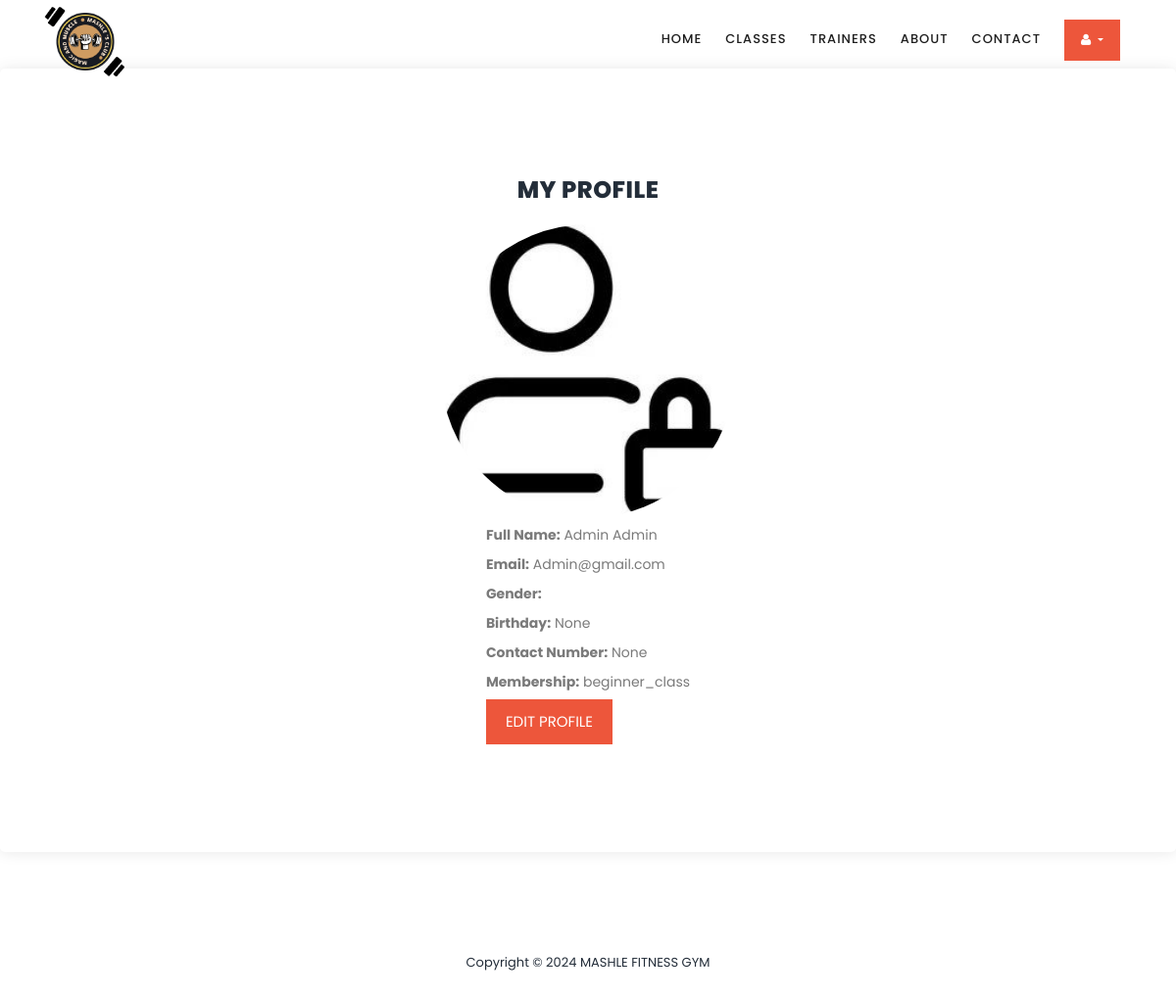
Page /profile (signed in) on the committed database.
### GymApp/models.py (models this page shows, shortened)
class UserProfile(models.Model):
    user = models.OneToOneField(User, on_delete=models.CASCADE)
    display_photo = models.ImageField(upload_to='profile_pics/', default='default.jpg')
    gender = models.CharField(max_length=10, choices=[('Male', 'Male'), ('Female', 'Female'), ('Other', 'Other')], blank=True)
    birthday = models.DateField(null=True, blank=True)
    contact_number = models.CharField(max_length=15, null=True, blank=True)
    membership_choices = [
        ('no_class', 'No Class'),
        ('beginner_class', 'Beginner Class'),
        ('intermediate_class', 'Intermediate Class'),
        ('master_class', 'Master Class'),
    ]
    membership = models.CharField(max_length=20, choices=membership_choices, default='no_class')

### GymApp/views.py (the view)
# urls.py: path('profile', views.profile, name='profile'),
def profile(request):
    user_profile = UserProfile.objects.get(user=request.user)
    return render(request, 'profile.html', {'user_profile': user_profile})

### templates/profile.html (shortened to what this page needs)
{% extends "base.html" %}
{% load static %}
{% block content %}
  <div class="user-profile">
    <h2>My Profile</h2>
    <div class="profile-picture">
      <img src="{{ user_profile.display_photo.url }}" alt="Profile Picture">
    </div>
    <div class="profile-details">
      <p><strong>Full Name:</strong> {{ user.first_name }} {{ user.last_name }}</p>
      <p><strong>Email:</strong> {{ user.email }}</p>
      <p><strong>Gender:</strong> {{ user_profile.gender }}</p>
      <p><strong>Birthday:</strong> {{ user_profile.birthday }}</p>
      <p><strong>Contact Number:</strong> {{ user_profile.contact_number }}</p>
      <p><strong>Membership:</strong> {{ user_profile.membership }}</p>
      <div class="main-button">
        <a href="{% url 'edit_profile' %}">Edit Profile</a>
      </div>
    </div>
  </div>
{% endblock %}

### static/css/style.css (style rules this page uses)
html, body, div, span, applet, object, iframe, h1, h2, h3, h4, h5, h6, p, blockquote, div pre, a, abbr, acronym, address, big, cite, code, del, dfn, em, font, img, ins, kbd, q, s, samp, small, strike, strong, sub, sup, tt, var, b, u, i, center, dl, dt, dd, ol, ul, li, figure, header, nav, section, article, aside, footer, figcaption { margin: 0; padding: 0; border: 0; outline: 0; }
* { box-sizing: border-box; }
html, body { font-family: 'Poppins', sans-serif; font-weight: 400; background-color: #fff; font-size: 16px; -ms-text-size-adjust: 100%; -webkit-font-smoothing: antialiased; -moz-osx-font-smoothing: grayscale; }
a { text-decoration: none !important; }
h1, h2, h3, h4, h5, h6 { margin-top: 0px; margin-bottom: 0px; }
p { font-size: 14px; line-height: 25px; color: #7a7a7a; }
html, body { background: #fff; font-family: 'Poppins', sans-serif; }
.main-button a { display: inline-block; font-size: 15px; padding: 12px 20px; background-color: #ed563b; color: #fff; text-align: center; font-weight: 400; text-transform: uppercase; transition: all .3s; }

### templates/profile.html (style rules this page uses)
.user-profile { background: #fff; margin: 70px auto 70px auto; padding: 20px; border-radius: 5px; box-shadow: 0px 0px 15px rgba(0, 0, 0, 0.1); display: flex; flex-direction: column; justify-content: center; align-items: center; min-height: 100vh; }
.user-profile h2 { font-size: 24px; text-transform: uppercase; font-weight: 800; color: #232d39; letter-spacing: 0.5px; margin-top: 0; margin-bottom: 20px; }
.user-profile .profile-picture img { max-width: 300px; height: 300px; border-radius: 50%; }
.user-profile .profile-details p { margin: 5px 0; }
.user-profile .profile-details strong { font-weight: bold; }

### rows in the picture
UserProfile: display_photo (picture), birthday "None", contact_number "None", membership "beginner_class"

### other values in the picture
{{ user.first_name }} "Admin"
{{ user.last_name }} "Admin"
{{ user.email }} "Admin@gmail.com"
